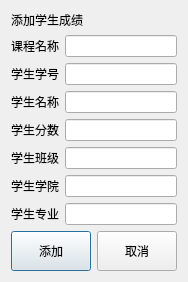
<?xml version="1.0" encoding="UTF-8"?>
<ui version="4.0">
 <class>teaAddSco</class>
 <widget class="QDialog" name="teaAddSco">
  <property name="geometry">
   <rect>
    <x>0</x>
    <y>0</y>
    <width>178</width>
    <height>254</height>
   </rect>
  </property>
  <property name="windowTitle">
   <string>Dialog</string>
  </property>
  <layout class="QVBoxLayout" name="verticalLayout">
   <item>
    <widget class="QLabel" name="label">
     <property name="maximumSize">
      <size>
       <width>16777215</width>
       <height>40</height>
      </size>
     </property>
     <property name="text">
      <string>添加学生成绩</string>
     </property>
    </widget>
   </item>
   <item>
    <layout class="QFormLayout" name="formLayout">
     <item row="0" column="0">
      <widget class="QLabel" name="Label">
       <property name="text">
        <string>课程名称</string>
       </property>
      </widget>
     </item>
     <item row="0" column="1">
      <widget class="QLineEdit" name="classEdit"/>
     </item>
     <item row="1" column="0">
      <widget class="QLabel" name="Label_2">
       <property name="text">
        <string>学生学号</string>
       </property>
      </widget>
     </item>
     <item row="1" column="1">
      <widget class="QLineEdit" name="stuIdEdit"/>
     </item>
     <item row="2" column="0">
      <widget class="QLabel" name="Label_3">
       <property name="text">
        <string>学生名称</string>
       </property>
      </widget>
     </item>
     <item row="2" column="1">
      <widget class="QLineEdit" name="stuNameEdit"/>
     </item>
     <item row="3" column="0">
      <widget class="QLabel" name="Label_4">
       <property name="text">
        <string>学生分数</string>
       </property>
      </widget>
     </item>
     <item row="3" column="1">
      <widget class="QLineEdit" name="ScoEdit"/>
     </item>
     <item row="4" column="0">
      <widget class="QLabel" name="Label_5">
       <property name="text">
        <string>学生班级</string>
       </property>
      </widget>
     </item>
     <item row="4" column="1">
      <widget class="QLineEdit" name="lessonEdit"/>
     </item>
     <item row="5" column="0">
      <widget class="QLabel" name="Label_6">
       <property name="text">
        <string>学生学院</string>
       </property>
      </widget>
     </item>
     <item row="5" column="1">
      <widget class="QLineEdit" name="collegeEdit"/>
     </item>
     <item row="6" column="0">
      <widget class="QLabel" name="Label_7">
       <property name="text">
        <string>学生专业</string>
       </property>
      </widget>
     </item>
     <item row="6" column="1">
      <widget class="QLineEdit" name="majorEdit"/>
     </item>
    </layout>
   </item>
   <item>
    <layout class="QHBoxLayout" name="horizontalLayout">
     <item>
      <widget class="QPushButton" name="checkBtn">
       <property name="minimumSize">
        <size>
         <width>0</width>
         <height>40</height>
        </size>
       </property>
       <property name="text">
        <string>添加</string>
       </property>
      </widget>
     </item>
     <item>
      <widget class="QPushButton" name="exitBtn">
       <property name="minimumSize">
        <size>
         <width>0</width>
         <height>40</height>
        </size>
       </property>
       <property name="text">
        <string>取消</string>
       </property>
      </widget>
     </item>
    </layout>
   </item>
  </layout>
 </widget>
 <resources/>
 <connections/>
</ui>
